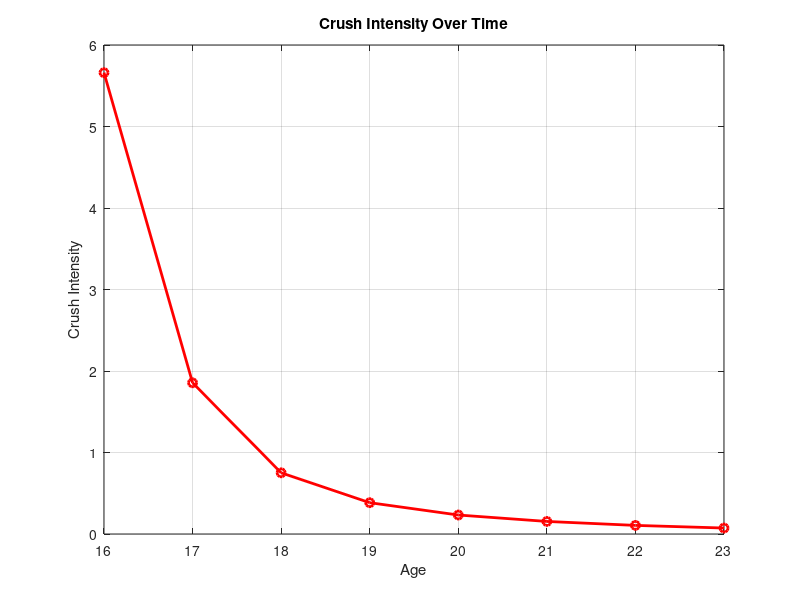

Source code (MATLAB):
clc; clear; close all;

ages = 16:23; % Age range for simulation
crush_intensity = zeros(size(ages)); % Initialize empty array

for i = 1:length(ages)
    t = ages(i);
    
    % Hormone level based on age (from previous model)
    H = 0.7 + 0.2 * exp(-(t - 19)); 
    
    % Dopamine levels (higher in teens, lowers in adulthood)
    D = 1.2 - 0.05 * (t - 16); % Starts high at 16, decreases over time
    
    % Novelty factor (crush excitement fades over time)
    N = exp(-0.3 * (t - 16)); % Higher when younger, decays over time

    % Crush Intensity Equation
    C = H * D * N;
    crush_intensity(i) = C;
    
    fprintf('At age %d, Crush Intensity = %.2f\n', t, C);
end

% Plot the Crush Intensity Over Time
figure;
plot(ages, crush_intensity, 'r-o', 'LineWidth', 2);
xlabel('Age');
ylabel('Crush Intensity');
title('Crush Intensity Over Time');
grid on;